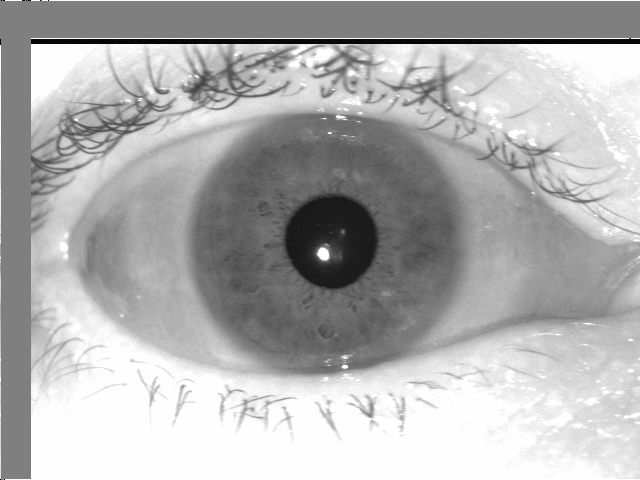
#> input picture samples/L02463d1890.png, 640 x 480 px
$ jupyter execute --allow-errors 'SiamIris Example.ipynb'   (shell and % lines are left out)
#> lines starting #> are read from the running program, lines starting #| are printed output that depends on the picture
# SiamIris Identity Verification Example

## Load Libraries

[cell 1]
import os
import cv2
import warnings
import numpy as np
#> (the rest of this cell did not finish here and is left out)

[cell 2]
os.environ['TF_CPP_MIN_LOG_LEVEL'] = '2'

# Force to use CPU
#os.environ['CUDA_DEVICE_ORDER'] = 'PCI_BUS_ID'
#os.environ['CUDA_VISIBLE_DEVICES'] = ''

## Load Model

[cell 3]
# Choose Backbone < 'resnet50' | 'mobilenet_v2' >
backbone = 'mobilenetv2'

# Initialize SiamIris Object
#> (the rest of this cell did not finish here and is left out)

## Load Samples

[cell 4]
iris1 = cv2.cvtColor(cv2.imread('./samples/L02463d1890.png'), cv2.COLOR_BGR2RGB)
#> iris1 is the input picture: shape (480, 640, 3); min 0, max 254, mean 176.1
iris2 = cv2.cvtColor(cv2.imread('./samples/L02463d1892.png'), cv2.COLOR_BGR2RGB)
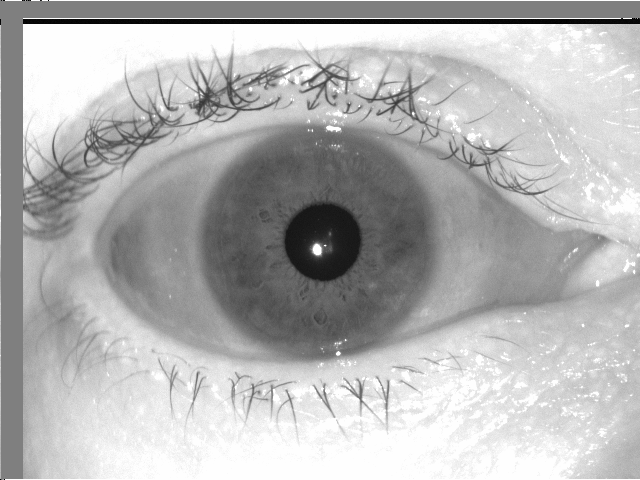
#> input picture samples/L02463d1892.png, 640 x 480 px
#> iris2 is the input picture: shape (480, 640, 3); min 0, max 254, mean 179.8
iris3 = cv2.cvtColor(cv2.imread('./samples/L05691d121.png'), cv2.COLOR_BGR2RGB)
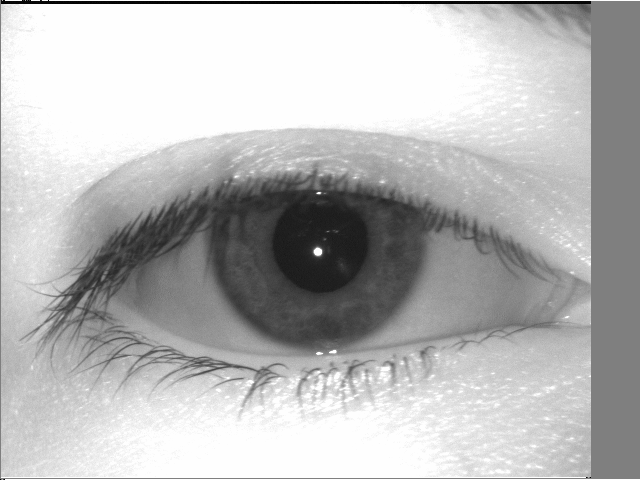
#> input picture samples/L05691d121.png, 640 x 480 px
#> iris3 is the input picture: shape (480, 640, 3); min 0, max 254, mean 185

#> (the rest of this cell did not finish here and is left out)
